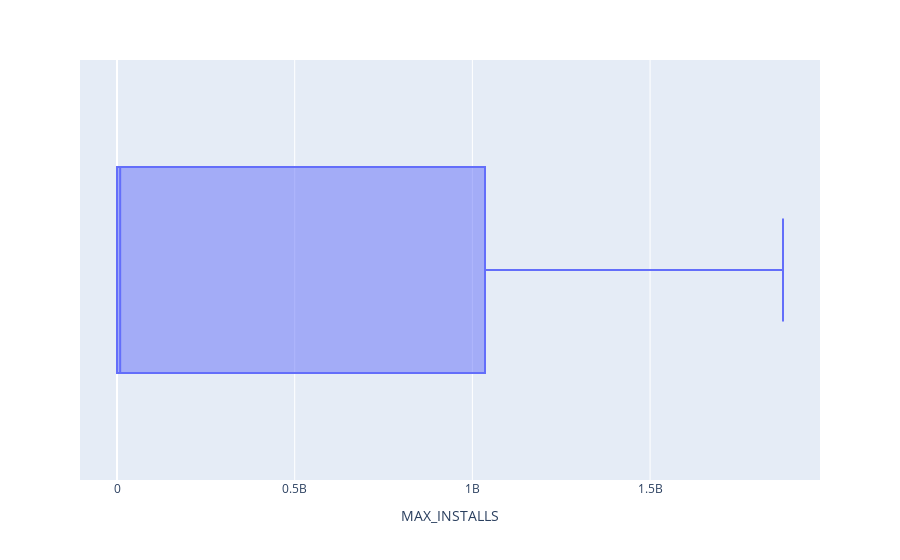

Notebook code for this chart:
### Markdown cell above
Exploring Luxembourg

### Code cell
luxembourg = pd.DataFrame(df[df['COUNTRY'] == 'Luxembourg'])
luxembourg = luxembourg[['APP_NAME','MAX_INSTALLS']]
fig = px.box(luxembourg, x="MAX_INSTALLS")
fig.show()

### Figure 1 — Plotly figure (JSON) as saved in the notebook; plotly's stock layout.template omitted (floating-point values rounded to 4 significant figures)
{"data": [{"alignmentgroup": "True", "hovertemplate": "MAX_INSTALLS=%{x}<extra></extra>", "legendgroup": "", "marker": {"color": "#636efa"}, "name": "", "notched": false, "offsetgroup": "", "orientation": "h", "showlegend": false, "type": "box", "x": [17342886, 5181, 30466, 545630, 1874038869, 1035500126], "x0": " ", "xaxis": "x", "y0": " ", "yaxis": "y"}], "layout": {"boxmode": "group", "legend": {"tracegroupgap": 0}, "margin": {"t": 60}, "xaxis": {"anchor": "y", "domain": [0, 1], "title": {"text": "MAX_INSTALLS"}}, "yaxis": {"anchor": "x", "domain": [0, 1]}}}
